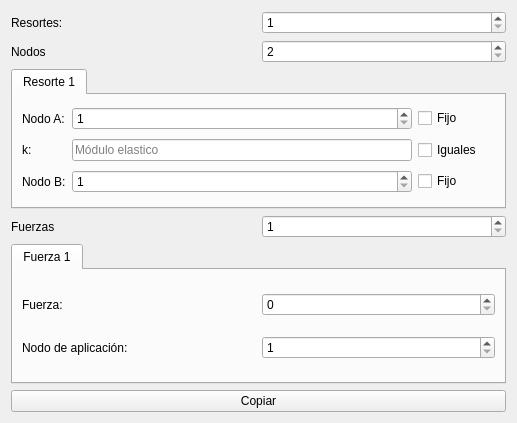
<?xml version="1.0" encoding="UTF-8"?>
<ui version="4.0">
 <class>Widget</class>
 <widget class="QWidget" name="Widget">
  <property name="geometry">
   <rect>
    <x>0</x>
    <y>0</y>
    <width>517</width>
    <height>423</height>
   </rect>
  </property>
  <property name="windowTitle">
   <string>Resortes</string>
  </property>
  <property name="styleSheet">
   <string notr="true"/>
  </property>
  <layout class="QVBoxLayout" name="verticalLayout_5">
   <item>
    <layout class="QHBoxLayout" name="horizontalLayout">
     <item>
      <widget class="QLabel" name="label">
       <property name="text">
        <string>Resortes:</string>
       </property>
      </widget>
     </item>
     <item>
      <widget class="QSpinBox" name="springs">
       <property name="minimum">
        <number>1</number>
       </property>
       <property name="maximum">
        <number>255</number>
       </property>
      </widget>
     </item>
    </layout>
   </item>
   <item>
    <layout class="QHBoxLayout" name="horizontalLayout_2">
     <item>
      <widget class="QLabel" name="label_2">
       <property name="text">
        <string>Nodos</string>
       </property>
      </widget>
     </item>
     <item>
      <widget class="QSpinBox" name="nodes">
       <property name="minimum">
        <number>2</number>
       </property>
       <property name="maximum">
        <number>255</number>
       </property>
      </widget>
     </item>
    </layout>
   </item>
   <item>
    <widget class="QTabWidget" name="tabWidget">
     <property name="currentIndex">
      <number>0</number>
     </property>
     <widget class="QWidget" name="tab">
      <attribute name="title">
       <string>Resorte 1</string>
      </attribute>
      <layout class="QHBoxLayout" name="horizontalLayout_3">
       <item>
        <layout class="QGridLayout" name="gridLayout">
         <item row="0" column="0">
          <widget class="QLabel" name="label_4">
           <property name="toolTip">
            <string/>
           </property>
           <property name="statusTip">
            <string/>
           </property>
           <property name="text">
            <string>Nodo A:</string>
           </property>
          </widget>
         </item>
         <item row="1" column="2">
          <widget class="QCheckBox" name="eqk">
           <property name="text">
            <string>Iguales</string>
           </property>
          </widget>
         </item>
         <item row="1" column="1">
          <widget class="QLineEdit" name="Sk">
           <property name="placeholderText">
            <string>Módulo elastico</string>
           </property>
          </widget>
         </item>
         <item row="1" column="0">
          <widget class="QLabel" name="label_5">
           <property name="text">
            <string>k:</string>
           </property>
          </widget>
         </item>
         <item row="2" column="0">
          <widget class="QLabel" name="label_3">
           <property name="text">
            <string>Nodo B:</string>
           </property>
          </widget>
         </item>
         <item row="0" column="2">
          <widget class="QCheckBox" name="BCA">
           <property name="text">
            <string>Fijo</string>
           </property>
          </widget>
         </item>
         <item row="2" column="2">
          <widget class="QCheckBox" name="BCB">
           <property name="text">
            <string>Fijo</string>
           </property>
          </widget>
         </item>
         <item row="0" column="1">
          <widget class="QSpinBox" name="SNA">
           <property name="minimum">
            <number>1</number>
           </property>
           <property name="maximum">
            <number>2</number>
           </property>
          </widget>
         </item>
         <item row="2" column="1">
          <widget class="QSpinBox" name="SNB">
           <property name="minimum">
            <number>1</number>
           </property>
           <property name="maximum">
            <number>2</number>
           </property>
          </widget>
         </item>
        </layout>
       </item>
       <item>
        <widget class="QLabel" name="label_6">
         <property name="sizePolicy">
          <sizepolicy hsizetype="Fixed" vsizetype="Fixed">
           <horstretch>0</horstretch>
           <verstretch>0</verstretch>
          </sizepolicy>
         </property>
         <property name="maximumSize">
          <size>
           <width>213</width>
           <height>96</height>
          </size>
         </property>
         <property name="text">
          <string/>
         </property>
         <property name="pixmap">
          <pixmap>src/spring.png</pixmap>
         </property>
         <property name="scaledContents">
          <bool>true</bool>
         </property>
        </widget>
       </item>
      </layout>
     </widget>
    </widget>
   </item>
   <item>
    <layout class="QHBoxLayout" name="horizontalLayout_9">
     <item>
      <widget class="QLabel" name="label_20">
       <property name="text">
        <string>Fuerzas</string>
       </property>
      </widget>
     </item>
     <item>
      <widget class="QSpinBox" name="forces">
       <property name="minimum">
        <number>1</number>
       </property>
       <property name="maximum">
        <number>255</number>
       </property>
      </widget>
     </item>
    </layout>
   </item>
   <item>
    <widget class="QTabWidget" name="tabWidget_2">
     <property name="currentIndex">
      <number>0</number>
     </property>
     <widget class="QWidget" name="tab_3">
      <attribute name="title">
       <string>Fuerza 1</string>
      </attribute>
      <layout class="QHBoxLayout" name="horizontalLayout_8">
       <item>
        <layout class="QGridLayout" name="gridLayout_3">
         <item row="0" column="1">
          <widget class="QSpinBox" name="force">
           <property name="minimum">
            <number>0</number>
           </property>
           <property name="maximum">
            <number>1000000000</number>
           </property>
          </widget>
         </item>
         <item row="0" column="0">
          <widget class="QLabel" name="label_16">
           <property name="toolTip">
            <string/>
           </property>
           <property name="statusTip">
            <string/>
           </property>
           <property name="text">
            <string>Fuerza:</string>
           </property>
          </widget>
         </item>
         <item row="1" column="1">
          <widget class="QSpinBox" name="FN">
           <property name="minimum">
            <number>1</number>
           </property>
           <property name="maximum">
            <number>2</number>
           </property>
          </widget>
         </item>
         <item row="1" column="0">
          <widget class="QLabel" name="label_18">
           <property name="text">
            <string>Nodo de aplicación:</string>
           </property>
          </widget>
         </item>
        </layout>
       </item>
      </layout>
     </widget>
    </widget>
   </item>
   <item>
    <widget class="QPushButton" name="copy">
     <property name="text">
      <string>Copiar</string>
     </property>
    </widget>
   </item>
  </layout>
 </widget>
 <resources/>
 <connections/>
</ui>
